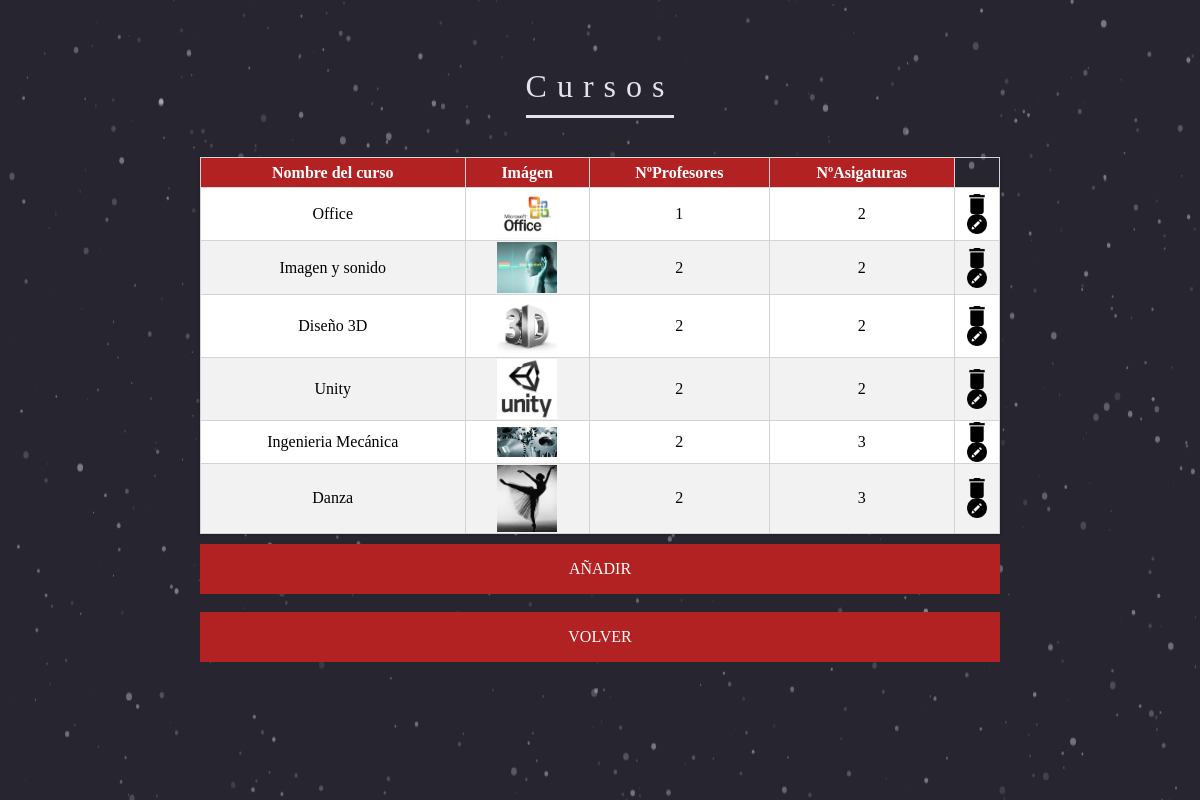
The app's page /vistas/cursos/cursos.php with its own data.
### tables this page shows
CREATE TABLE IF NOT EXISTS `cursos` (
  `id_curso` int(20) NOT NULL,
  `nombre_curso` varchar(20) NOT NULL,
  `imagen_curso` varchar(200) DEFAULT NULL
);

### controladores/dbManager.php (called while the page is built, shortened)
<?php
class gestorBD
{
	private $host = "mysql.hostinger.es";
	private $user = "u316672289_admin";
	private $pass = "cagoenla";
	private $dbname = "u316672289_acces";
	private $dbh;
	private $stmt;
public function __construct()
{
	$dsn = 'mysql:host='.$this->host.';dbname='.$this->dbname;
	$options = array(
   		 PDO::ATTR_PERSISTENT => true,
    	 PDO::ATTR_ERRMODE => PDO::ERRMODE_EXCEPTION,
		 PDO::MYSQL_ATTR_INIT_COMMAND => "SET NAMES utf8"
	);
	try {
		$this->dbh = new PDO($dsn,$this->user,$this->pass, $options);
	}catch (PDOException $e) {
    	$this->error = $e->getMessage();
	    throw new Exception("GestorBD error en el CONSTRUCT -->".$e->getMessage());
	}
}
public function query($query){
    $this->stmt = $this->dbh->prepare($query);
}
public function execute(){
	try
	{
    	return $this->stmt->execute();
	}catch (PDOException $e) {
		 throw new Exception("GestorBD error en el EXECUTE -->".$e->getMessage());
	}
}
public function resultset(){
    $this->execute();
    return $this->stmt->fetchAll(PDO::FETCH_ASSOC);
}
}
?>

### vistas/cursos/cursos.php (the view, shortened to what this page needs)
<html>
    <head>
        <link href="../../css/estilosMenu.css" rel="stylesheet" type="text/css"/>
        <link rel="stylesheet" type="text/css" href="../../css/estilos.css">
    </head>
    <body>
        <div id="dust">
        </div>
        <div id="miTabla">
            <div class="title">
                <center><h1>Cursos</h1></center>
            </div><br>
            <?php
            include "../../controladores/dbManager.php";
            $miBBDD = new gestorBD();
            $miBBDD->query('SELECT cursos.id_curso,cursos.nombre_curso AS cursonombre,cursos.imagen_curso AS imagen, (SELECT COUNT(DISTINCT asignaturas.id_profesor)
                                FROM asignaturas
                                WHERE asignaturas.id_asignatura IN (SELECT cursos_asignaturas.id_asignatura
                                                                    FROM cursos_asignaturas
                                                                    WHERE cursos_asignaturas.id_curso = cursos.id_curso)
                               ) AS nprofesores, (SELECT COUNT(cursos_asignaturas.id_asignatura)
                                              FROM cursos_asignaturas
                                              WHERE cursos_asignaturas.id_curso = cursos.id_curso) AS nasignaturas
FROM cursos');
            $cursos = $miBBDD->resultset();
            ?>
            <table>
                <thead>
                <th class="rojo">Nombre del curso</th>
                <th class="rojo">Imágen</th>
                <th class="rojo">NºProfesores</th>
                <th class="rojo">NºAsigaturas</th>
                </thead>
                <tbody>
                    <?php
                    foreach ($cursos as $curso) {
                        ?>
                        <tr>
                            <td><a href="detallesCurso.php?id=<?php echo $curso["id_curso"]; ?>" class="negro"><?php echo $curso["cursonombre"]; ?></a></td>
                            <td><img src="../../img/<?php echo $curso["imagen"]; ?>" width="60" ></td>
                            <td><?php echo $curso["nprofesores"]; ?></td>
                            <td><?php echo $curso["nasignaturas"]; ?></td>
                            <td><a onclick="return confirm('De verdad lo quieres borrar?')" class="borrar" href="../../controladores/borrarCurso.php?idCurso=<?php echo $curso["id_curso"]; ?>">
                                    <img src="../../iconos/del.png" alt="" class="icono"/></a>
                                <br>
                                <a class="modificar" href="modificarCurso.php?id=<?php echo $curso["id_curso"]; ?>">
                                    <img src="../../iconos/edit.png" alt="" class="icono"/></a>
                            </td>
                        </tr>
                        <?php
                    }
                    ?>
                </tbody>
            </table>
            <center><a href="crearCurso.php"><div class="cube flip-to-top">
                        <div class="estado-defecto cursos">
                            <span>Añadir</span>
                        </div>
                    </div></a>
            </center>
            <br>
            <center><a href="../../index.php"><div class="cube flip-to-top">
                        <div class="estado-defecto cursos">
                            <span>Volver</span>
                        </div>
                    </div></a>
            </center>
        </div>
    </body>
</html>

### css/estilosMenu.css (style rules this page uses)
a { color:#fff; text-decoration:none; }
.cube { width: 100%; height: 50px; -webkit-transition: all 250ms ease; -moz-transition: all 250ms ease; -o-transition: all 250ms ease; transition: all 250ms ease; -webkit-transform-style: preserve-3d; -moz-transform-style: preserve-3d; -o-transform-style: preserve-3d; -ms-transform-style: preserve-3d; transform-style: preserve-3d; }
.estado-defecto,.estado-activo { height: 50px; }
.estado-defecto { -webkit-transform: translateZ(25px); -moz-transform: translateZ(25px); -o-transform: translateZ(25px); -ms-transform: translateZ(25px); transform: translateZ(25px); }
.cube { text-align: center; margin: 0 auto; }
.estado-defecto, .estado-activo { font-size: 16px; text-transform: uppercase; color: #fff; line-height: 50px; -webkit-transition: background 250ms ease; -moz-transition: background 250ms ease; -o-transition: background 250ms ease; transition: background 250ms ease; }
.cursos { background: #B22222; }
body { font-family: 'Libre Baskerville', serif; background: #262530; text-align: center; -webkit-font-smoothing: antialiased; -moz-osx-font-smoothing: grayscale; }
#dust { position: absolute; width: 99%; top: 0; }
.title { -webkit-transform: scale(0); transform: scale(0); -webkit-filter: blur(10px); filter: blur(10px); }
h1 { font-size: 2em; margin-top: 50px; opacity: 1; position: relative; color: #E3E3EB; font-weight: 400; text-align: center; padding-bottom: 10px; display: inline-block; border-bottom: 3px solid #E3E3EB; letter-spacing: 10px; }
.title { -webkit-animation-name: zoomIn; animation-name: zoomIn; -webkit-animation-duration: 1.2s; animation-duration: 1.2s; -webkit-animation-timing-function: ease-out; animation-timing-function: ease-out; -webkit-animation-delay: 0.2s; animation-delay: 0.2s; -webkit-animation-direction: alternate; animation-direction: alternate; -webkit-animation-iteration-count: 1; animation-iteration-count: 1; -webkit-animation-fill-mode: forwards; animation-fill-mode: forwards; -webkit-animation-play-state: running; animation-play-state: running; }

### css/estilos.css (style rules this page uses)
body { font-family: 'Verdana'; background: #262530; }
#miTabla { margin: 0 auto; padding: 10px; max-width: 800px; }
#dust { position: absolute; width: 99%; top: 0; z-index: -1; }
table { border-collapse: collapse; margin: 0 0 10px 0; width: 100%; box-shadow: 0 1px 3px rgba(0, 0, 0, 0.2); display: table; z-index: 1; }
table,th,tr,td { border: 1px solid #D3D3D3; }
th,td { text-align: center; vertical-align: central; height: 30px; }
.rojo { font-weight: 900; color: #ffffff; background: #B22222; }
.negro, .negro:visited { color: #000000; }
tr:nth-child(even) { background-color: #f2f2f2; }
tr:nth-child(odd) { background-color: #ffffff; }
.borrar { color: red; text-decoration: none; }
h1 { font-family: 'Libre Baskerville', serif; font-size: 2em; margin-top: 50px; opacity: 1; position: relative; color: #E3E3EB; font-weight: 400; text-align: center; padding-bottom: 10px; display: inline-block; border-bottom: 3px solid #E3E3EB; letter-spacing: 10px; }
.icono { width: 20px; }

### records on screen
cursos: nombre_curso "Office", imagen_curso (picture), nprofesores "1", nasignaturas "2"
cursos: nombre_curso "Imagen y sonido", imagen_curso (picture), nprofesores "2", nasignaturas "2"
cursos: nombre_curso "Diseño 3D", imagen_curso (picture), nprofesores "2", nasignaturas "2"
cursos: nombre_curso "Unity", imagen_curso (picture), nprofesores "2", nasignaturas "2"
cursos: nombre_curso "Ingenieria Mecánica", imagen_curso (picture), nprofesores "2", nasignaturas "3"
cursos: nombre_curso "Danza", imagen_curso (picture), nprofesores "2", nasignaturas "3"
